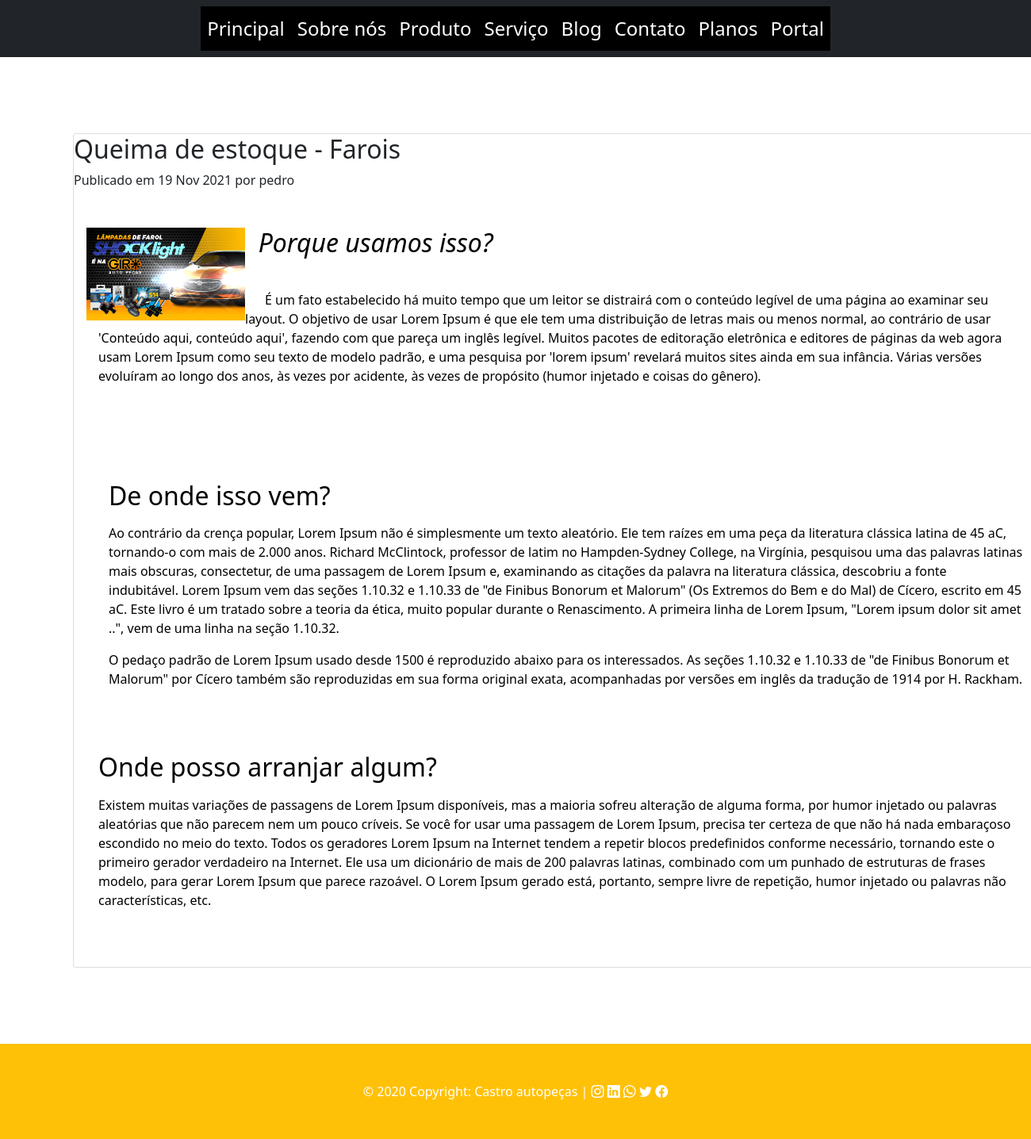
The page /informativos/queima-de-estoque/5/ on the database its author committed.
### blog/models.py (models this page shows, shortened)
class Post(models.Model):
    titulo = models.CharField(max_length=255)
    slug = models.SlugField(max_length=255, unique=True)
    conteudo = RichTextUploadingField(null=True)
    autor = models.ForeignKey(User, on_delete=models.CASCADE)
    criacao = models.DateTimeField(auto_now_add=True)
    atualizacao = models.DateTimeField(auto_now=True)
    categoria = models.ForeignKey(Categoria, on_delete=models.CASCADE)
    class Meta:
        ordering = ('criacao',)

### blog/views.py (the view)
# urls.py: path('informativos/<slug:slug>/<int:pk>/', PostDetailView.as_view(), name='detail'),
class PostDetailView(DetailView):
    model = Post

### blog/templates/blog/post_detail.html (shortened to what this page needs)
{% extends "paginas/base.html" %}
{% load static %}
{% block conteudo %}
<div class="container py-5 my-5">
    <div class="card" style="width: 78rem;">
        <h2>{{ post.titulo }}</h2>
        <p class="date">Publicado em {{ post.criacao|date:"d M Y" }} por {{ post.autor }}
        </p>
        <div class="card-body">
            <p class="card-text text-justify-center">{{ post.conteudo|safe|linebreaks }}</p>
        </div>
{% endblock %}

### rows shown on the page
Post: titulo "Queima de estoque - Farois", criacao "19 Nov 2021", autor "pedro", conteudo (picture), conteudo "Porque usamos isso? É um fato estabelecido há muito tempo que um leitor se distrairá com o conteúdo legível de uma página ao examinar seu layout. O objetivo de usar Lorem Ipsum é que ele tem uma distribuição de letras mais ou menos normal, ao contrário de usar 'Conteúdo aqui, conteúdo aqui', fazendo com que pareça um inglês legível. Muitos pacotes de editoração eletrônica e editores de páginas da web agora usam Lorem Ipsum como seu texto de modelo padrão, e uma pesquisa por 'lorem ipsum' revelará muitos sites ainda em sua infância. Várias versões evoluíram ao longo dos anos, às vezes por acidente, às vezes de propósito (humor injetado e coisas do gênero). De onde isso vem? Ao contrário da…"
